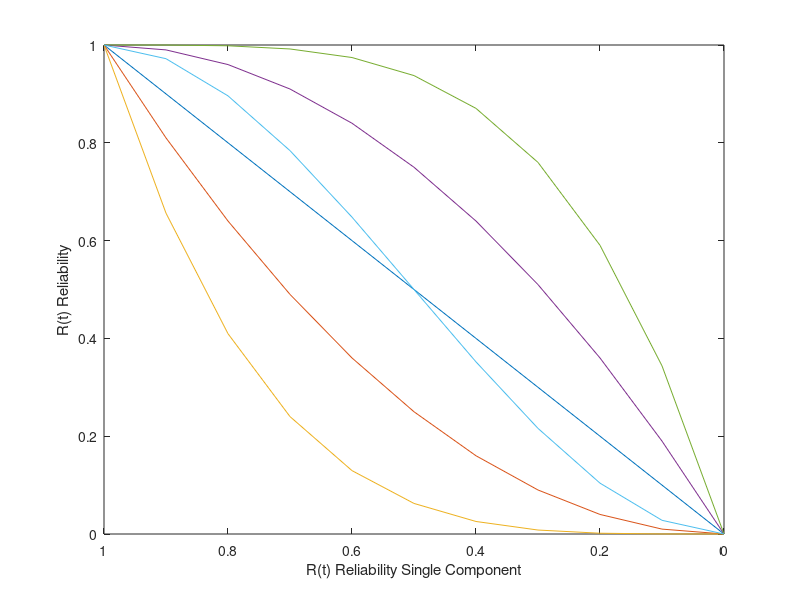
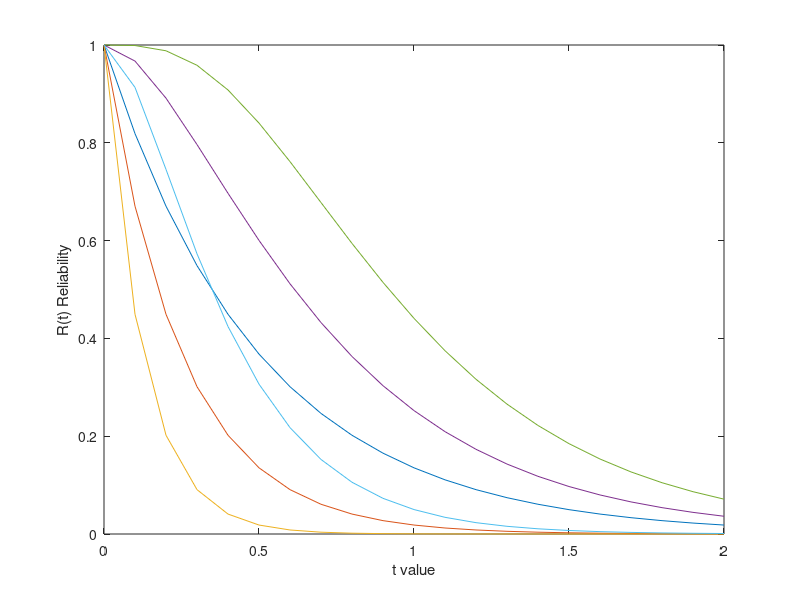
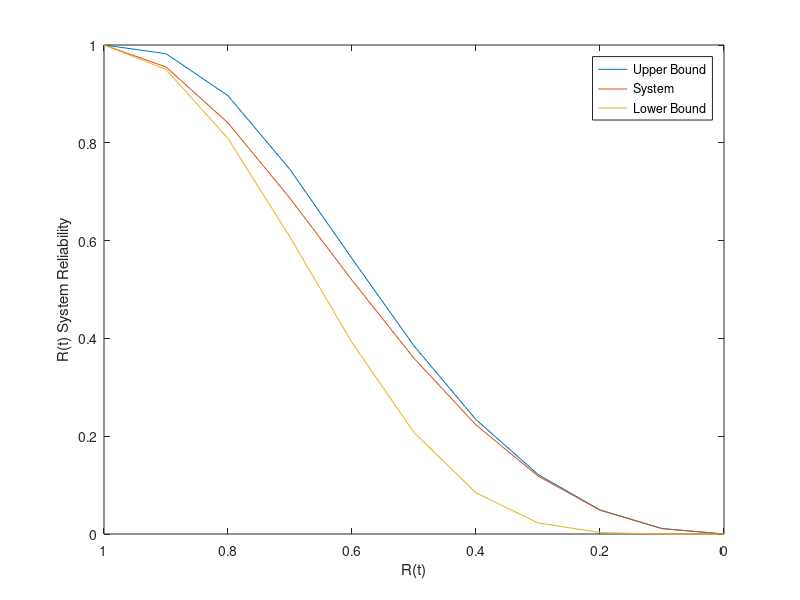

Here is the MATLAB script that generated these plots, in order:
clear all
close all

%Task 2.1
% Number 1.

MTTF =2
lamda = 1/MTTF

lamda_T=lamda/1000000

disp('The MTTF of a single Transistor')
MTTF_single_transistor = 1/lamda_T


%Number 2.

e = -(lamda*1)
disp('The probability that the processor will fail in its first year of operation')

probability_of_component=1-exp(e)



%Number 3.

relaibility_t = 0.5
disp('The processor work with a reliability of more than 50%')

time_t_of_processor= log(relaibility_t)/(-lamda)

%Number 4.

e8 = -(lamda*8)
e5 = -(lamda*5)
e4 = -(lamda*4)
probability_of_component8=1-exp(e8)
probability_of_component5=1-exp(e5)
probability_of_component4=1-exp(e4)



probability_of_year_4_and_5 = probability_of_component5 - probability_of_component4
probability_of_year_4_and_8 = probability_of_component8 - probability_of_component4
disp('The probability that the processor will fail in its five year of operation')
probability_of_component = probability_of_year_4_and_5/probability_of_year_4_and_8 


%Number 5.

relaibility_t = 0.5
disp('The maximum value of lamda_T, the processor has a realiability of 50% after 2 years')

lamda_T= log(relaibility_t)/(-1000000*2)

disp('MTTF of the processor')

MTTF = 1/(lamda_T*1000000)

MTTF = ceil(MTTF)


%Task 2.2
% A system consisting of a single component
%Solution for 2.2.(1)
x_prob = 1:-0.1:0

X = [x_prob]
%probability = 0:0.1:1
lamda=2
y_RelOneSer = x_prob
y_RelTwoSer = x_prob.^2
y_RelFourSer = x_prob.^4
y_RelTwoPar = 1-(1-x_prob).^2
y_RelFourPar = 1-(1-x_prob).^4
%Y = [y_RelOneSer,y_RelTwoSer]
figure(1)
plot(X, y_RelOneSer, X, y_RelTwoSer, X, y_RelFourSer, X, y_RelTwoPar, X, y_RelFourPar)
set(gca, 'xdir', 'reverse')
xlabel('R(t) Reliability Single Component')
ylabel('R(t) Reliability')



%Solution for 2.2.(2)
%lamda = 2 per year
x_time = 0:0.1:2

X = [x_time]
%probability = 0:0.1:1
lamda=2
y_RelOneSer = exp(-lamda*x_time)
y_RelTwoSer = exp(-lamda*2*x_time)
y_RelFourSer = exp(-lamda*4*x_time)
y_RelTwoPar = 1-(1- exp(-lamda * x_time)).^2
y_RelFourPar = 1-(1- exp(-lamda * x_time)).^4
%Y = [y_RelOneSer,y_RelTwoSer]
figure(2)
plot(X, y_RelOneSer, X, y_RelTwoSer, X, y_RelFourSer, X, y_RelTwoPar, X, y_RelFourPar)

xlabel('t value')
ylabel('R(t) Reliability')



%Task 2.4
% Plot upper bound, lower bound and system's realiability in single chart
%Solution like as for 2.2.(1)
x_prob = 1:-0.1:0

X = [x_prob]
%probability = 0:0.1:1
%lamda=2
%y_RelOneSer = x_prob
y_RealiabilitySys = x_prob.^2 + x_prob.^3 - 3*x_prob.^5 + x_prob.^4 + x_prob.^6
y_RealiabilitySysUpper = x_prob.^2 + x_prob.^3 - x_prob.^5 + x_prob.^4 - x_prob.^6 - x_prob.^7 + x_prob.^9
y_RealiabilitySysLower = ((1-(1-x_prob).^2).^5).*(1-(1-x_prob).^3)
%y_RelFourPar = 1-(1-x_prob).^4
%Y = [y_RelOneSer,y_RelTwoSer]
figure(3)
plot(X, y_RealiabilitySysUpper, X, y_RealiabilitySys,  X, y_RealiabilitySysLower)
set(gca, 'xdir', 'reverse')
xlabel('R(t)')
ylabel('R(t) System Reliability')
legend('Upper Bound','System','Lower Bound')


%Task 2.5
% A system consisting of a single component
%Solution for 2.(a)
x_prob = 1:-0.1:0

X = [x_prob]
%probability = 0:0.1:1
lamda=2

y_RelMoutofN = 3*x_prob.^2 - 2*x_prob.^3
%Y = [y_RelOneSer,y_RelTwoSer]
figure(1)
hold on
plot(X, y_RelMoutofN)
set(gca, 'xdir', 'reverse')
xlabel('R(t) Reliability Single Component')
ylabel('R(t) Reliability')


%Task 2.5
%Solution for 2.(b)
%lamda = 2 per year
x_time = 0:0.1:2

X = [x_time]
%probability = 0:0.1:1
lamda=2

y_RelMoutofN = 3* exp(-lamda * x_time).^2 - 2* exp(-lamda * x_time).^3
%Y = [y_RelOneSer,y_RelTwoSer]
figure(2)
hold on
plot(X, y_RelMoutofN)

xlabel('t value')
ylabel('R(t) Reliability')

